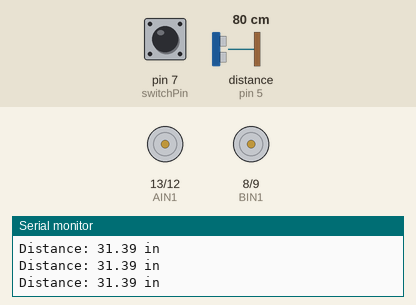
The sketch below on a simulated Arduino Uno, built with avr-gcc and run on an emulated ATmega328P. Shown: motor-driver pin pairs drawn as motors (green arrow = first pin HIGH = forward, orange = second pin HIGH = backward, longer = more drive, scaled by the enable pin), the last lines printed to the serial monitor. Wiring (inferred from the names in the program): ultrasonic range finder: trigger pin 6; echo pin 5. The inputs (shaded band) are chosen by the test bench; at power-on: pin 7 (switchPin) HIGH, distance to the obstacle (sensor on pin 5) 80 cm. The echo pulse lasts 58.3 µs per cm.

Above: at 1.2 s.
1.3 s: pin 7 (switchPin) pulled LOW for 0.15 s
At 1.39 s:
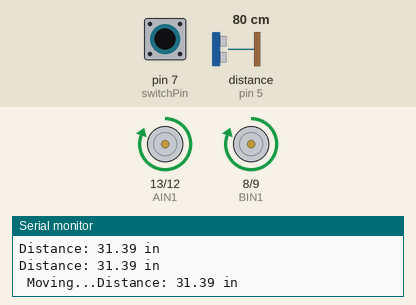
2.9 s: distance to the obstacle (sensor on pin 5) set to 2 cm
5.9 s: pin 7 (switchPin) pulled LOW for 1 s
At 6.27 s:
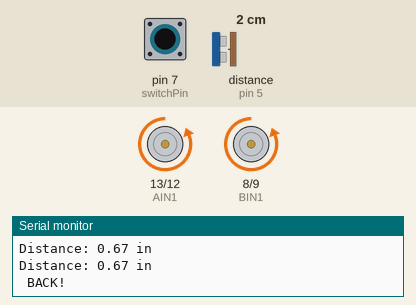
8.9 s: pin 7 (switchPin) pulled LOW for 3.2 s
At 9.53 s:
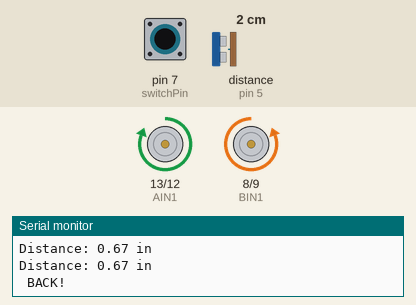
13.6 s: distance to the obstacle (sensor on pin 5) set to 4 cm
16.6 s: pin 7 (switchPin) pulsed LOW 5 times (0.12 s each, 0.3 s apart)
At 17.53 s:
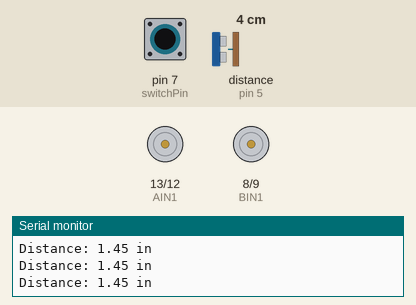
Timing chart, 0 to 19.8 s (numbered marks = the images above; inputs shaded):
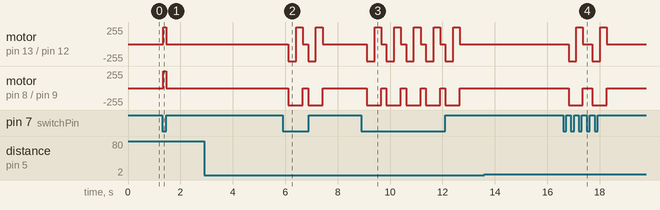

The sketch:

COMP444_5C_AutonomousRobot.ino
```cpp
const int AIN1 = 13;
const int AIN2 = 12;
const int PWMA = 11;

const int PWMB = 10;
const int BIN2 = 9;
const int BIN1 = 8;

const int trigPin = 6;
const int echoPin = 5;

int switchPin = 7;

float distance = 0;

int backupTime = 300;
int turnTime = 200; // 5C
//int turnTime = 700; // 5C CC Change the Behaviour of the Robot When it Senses an Obstacle
void setup() {
  pinMode(trigPin, OUTPUT);
  pinMode(echoPin, INPUT);

  pinMode(switchPin, INPUT_PULLUP);

  pinMode(AIN1, OUTPUT);
  pinMode(AIN2, OUTPUT);
  pinMode(PWMA, OUTPUT);

  pinMode(BIN1, OUTPUT);
  pinMode(BIN2, OUTPUT);
  pinMode(PWMB, OUTPUT);

  Serial.begin(9600);
  Serial.print("To infinity and beyond!");
}

void loop() {
  distance = getDistance();

  Serial.print("Distance: ");
  Serial.print(distance);
  Serial.println(" in");

  if (digitalRead(switchPin) == LOW) {
    //Either distance can be used with CC Change the Behaviour of the Robot When it Senses an Obstacle
    // I used distance < 20 in video
    if (distance < 10) { // 5C
    //if (distance < 20) { // 5C CC Change the Distance at Which Your Robot Reacts
      Serial.print(" ");
      Serial.print("BACK!");

      rightMotor(0);
      leftMotor(0);
      delay(200);

      rightMotor(-255);
      leftMotor(-255);
      delay(backupTime);

      rightMotor(255);
      leftMotor(-255);
      delay(turnTime);
    } else {
      Serial.print(" ");
      Serial.print("Moving...");

      rightMotor(255);
      leftMotor(255);
    }
  } else {
    rightMotor(0);
    leftMotor(0);
  }

  delay(50);
}

//---------------------------------------------------------------
void rightMotor(int motorSpeed) {
  if (motorSpeed > 0) {
    digitalWrite(AIN1, HIGH);
    digitalWrite(AIN2, LOW);
  } else if (motorSpeed < 0) {
    digitalWrite(AIN1, LOW);
    digitalWrite(AIN2, HIGH);
  } else {
    digitalWrite(AIN1, LOW);
    digitalWrite(AIN2, LOW);
  }
  analogWrite(PWMA, abs(motorSpeed));
}

//----------------------------------------------------------------
void leftMotor(int motorSpeed) {
  if (motorSpeed > 0) {
    digitalWrite(BIN1, HIGH);
    digitalWrite(BIN2, LOW);
  } else if (motorSpeed < 0) {
    digitalWrite(BIN1, LOW);
    digitalWrite(BIN2, HIGH);
  } else {
    digitalWrite(BIN1, LOW);
    digitalWrite(BIN2, LOW);
  }
  analogWrite(PWMB, abs(motorSpeed));
}

//------------------------------------------------------------------
float getDistance() {
  float echoTime;
  float calculatedDistance;

  digitalWrite(trigPin, HIGH);
  delayMicroseconds(10);
  digitalWrite(trigPin, LOW);

  echoTime = pulseIn(echoPin, HIGH);

  calculatedDistance = echoTime / 148.0;

  return calculatedDistance;
}
```

Measured:
- after the input at 1.3 s, motor on pin 13 (AIN1) / pin 12 (AIN2), motor on pin 8 (BIN1) / pin 9 (BIN2): stopped → forward 255/255 at once, → stopped 0.11 s later
- after the input at 8.9 s, motor on pin 13 (AIN1) / pin 12 (AIN2): stopped → backward 255/255 after 0.21 s, then repeats every 0.75 s: forward 255/255 0.25 s, stopped 0.20 s, backward 255/255 0.30 s; motor on pin 8 (BIN1) / pin 9 (BIN2): alternates backward 255/255 for 0.55 s and stopped for 0.20 s, starting after 0.21 s
